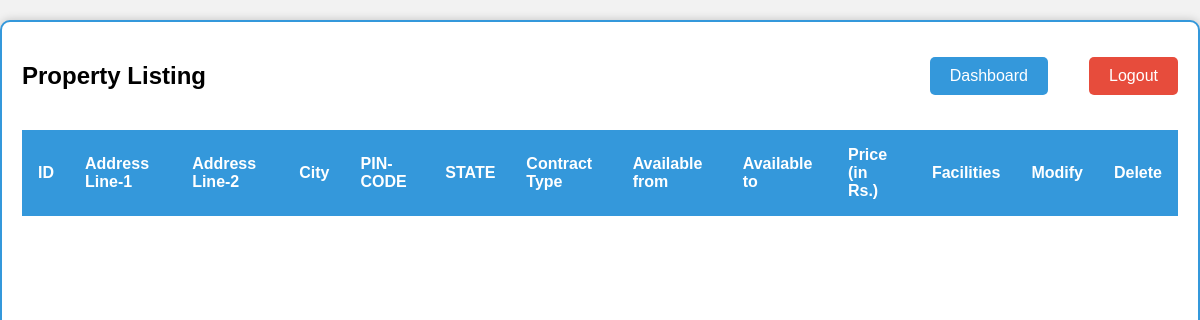
The page /my_properties/ (signed in) on the database as committed earlier.
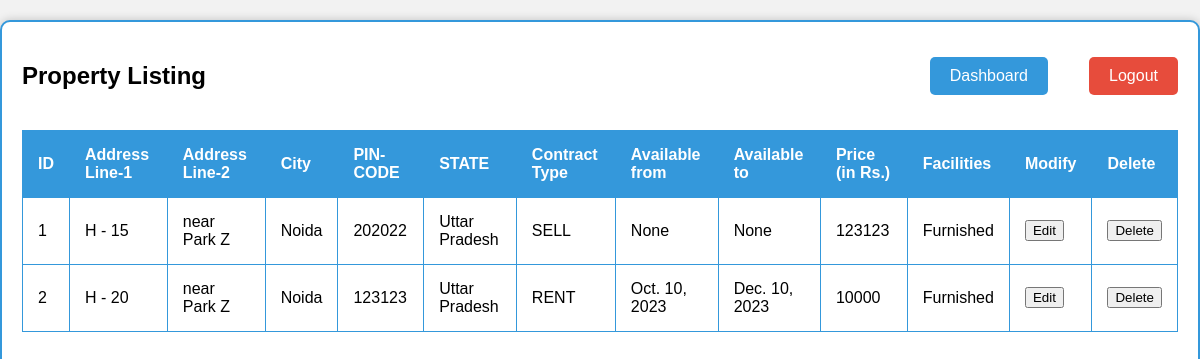
The same page on the database as committed later.
### project_app/models.py (models this page shows, shortened)
class Property(models.Model):
    owner = models.CharField(max_length=30,  null= False, blank=False, default = None)
    address_line_1 = models.CharField(max_length=30,  null= False, blank=False, default = None)
    address_line_2 = models.CharField(max_length=30,  null= False, blank=True, default = '')
    state = models.CharField(max_length=30,  null= False, blank=False, default = None)
    city = models.CharField(max_length=30,  null= False, blank=False, default = None)
    pincode = models.CharField(max_length=6,  null= False, blank=False, default = None)
    type = models.CharField(max_length=4,  null= False, blank=False, default = None)
    starting_date = models.DateField(null = True, blank = True, default= None)
    ending_date = models.DateField(null = True, blank = True, default= None)
    price = models.DecimalField(decimal_places=0, max_digits=12, null = True, blank = True, default= 0)
    facilities = models.CharField(max_length=20,  null= False, blank=False, default = None)

### project_app/views.py (the view)
# urls.py: path("my_properties/", views.my_properties, name="my_properties_page"),
def my_properties(request):
    username = request.session.get('username')
    if(request.method == 'POST'):
        pass
    else:
        my_properties_list = []
        properties = Property.objects.values()
        for i in range(len(properties)):
            if username == properties[i]["owner"]:
                my_properties_list.append(properties[i])
        return render(request, 'my_properties.html', {'properties':my_properties_list})

### project_app/templates/my_properties.html (shortened to what this page needs)
<!DOCTYPE html>
<html>
<head>
</head>
<body>
    <div class="container">
        <h2>Property Listing</h2>
        <a class="dashboard-button" href="/dashboard">Dashboard</a>
        <a class="logout-button" href="/">Logout</a>
        <div class="scroll-container">
            <table>
                <thead>
                    <tr>
                        <th>ID</th>
                        <th>Address Line-1</th>
                        <th>Address Line-2</th>
                        <th>City</th>
                        <th>PIN-CODE</th>
                        <th>STATE</th>
                        <th>Contract Type</th>
                        <th>Available from</th>
                        <th>Available to</th>
                        <th>Price (in Rs.)</th>
                        <th>Facilities</th>
                        <th>Modify</th>
                        <th>Delete</th>
                    </tr>
                </thead>
                <tbody>
                    {% for property in properties %}
                    <tr>
                        <td>{{ property.id }}</td>
                        <td>{{ property.address_line_1 }}</td>
                        <td>{{ property.address_line_2 }}</td>
                        <td>{{ property.city }}</td>
                        <td>{{ property.pincode }}</td>
                        <td>{{ property.state }}</td>
                        <td>{{ property.type }}</td>
                        <td>{{ property.starting_date }}</td>
                        <td>{{ property.ending_date }}</td>
                        <td>{{ property.price }}</td>
                        <td>{{ property.facilities }}</td>
                        <td>
                            <button class="edit-button" onclick="editProperty({{ forloop.counter0 }})">Edit</button>
                        </td>
                        <td>
                            <button class="delete-button" onclick="deleteProperty({{ forloop.counter0 }})">Delete</button>
                        </td>
                    </tr>
                    {% endfor %}
                </tbody>
            </table>
        </div>
    </div>
</body>
</html>

Rows that differ between the two databases and show on the page:
added Property: id "1", address_line_1 "H - 15", address_line_2 "near Park Z", city "Noida", pincode "202022", state "Uttar Pradesh", type "SELL", starting_date "None", ending_date "None", price "123123", facilities "Furnished"
added Property: id "2", address_line_1 "H - 20", address_line_2 "near Park Z", city "Noida", pincode "123123", state "Uttar Pradesh", type "RENT", starting_date "Oct. 10, 2023", ending_date "Dec. 10, 2023", price "10000", facilities "Furnished"
